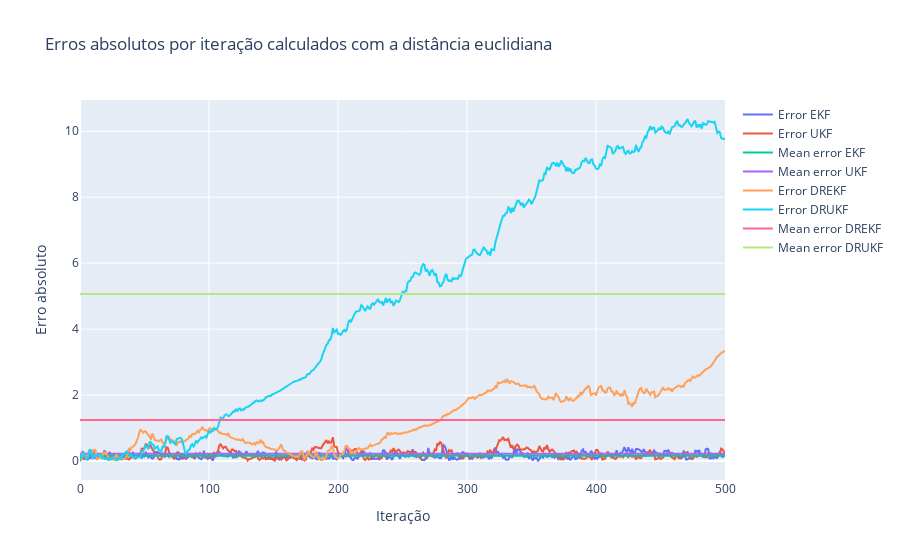

Notebook source saved alongside this figure:
### Code cell
xTrue = hxtrue_ekf[0, :]
yTrue = hxtrue_ekf[1, :]

xEstEkf = hxpred_ekf[0, :]
yEstEkf = hxpred_ekf[1, :]

xEstUkf = hxEst_ukf[0, :]
yEstUkf = hxEst_ukf[1, :]

xDREkf = hxdr_ekf[0, :]
yDREkf = hxdr_ekf[1, :]

xDRUkf = hxDR_ukf[0, :]
yDRUkf = hxDR_ukf[1, :]


#done

difx = xTrue - xEstEkf
dify = yTrue - yEstEkf
error_Ekf = np.sqrt(difx ** 2 + dify ** 2)
sqrt_error_Ekf = np.sqrt(error_Ekf)

difx = xTrue - xEstUkf
dify = yTrue - yEstUkf
error_Ukf = np.sqrt(difx ** 2 + dify ** 2)
sqrt_error_Ukf = np.sqrt(error_Ukf)

difx = xTrue - xDREkf
dify = yTrue - yDREkf
error_DREkf = np.sqrt(difx ** 2 + dify ** 2)
sqrt_error_DREkf = np.sqrt(error_DREkf)

difx = xTrue - xDRUkf
dify = yTrue - yDRUkf
error_DRUkf = np.sqrt(difx ** 2 + dify ** 2)
sqrt_error_DRUkf = np.sqrt(error_DRUkf)

mean_Ekf = np.mean(error_Ekf)
mean_Ukf = np.mean(error_Ukf)

mean_DREkf = np.mean(error_DREkf)
mean_DRUkf = np.mean(error_DRUkf)

print('Mean Error DREKF:', mean_DREkf)
print('Mean Error DRUKF:', mean_DRUkf)

print('Mean Error EKF:', mean_Ekf)
print('Mean Error UKF:', mean_Ukf)

x = np.arange(error_Ekf.shape[0])

fig = go.Figure()

fig.add_trace(go.Scatter(
    x=x, y=error_Ekf,
    name='Error EKF',
    mode='lines'
))

fig.add_trace(go.Scatter(
    x=x, y=error_Ukf,
    name='Error UKF',
    mode='lines'
))

fig.add_trace(go.Scatter(
    x=x, y=np.full(x.shape[0],mean_Ekf),
    name='Mean error EKF',
    mode='lines'
))

fig.add_trace(go.Scatter(
    x=x, y=np.full(x.shape[0],mean_Ukf),
    name='Mean error UKF',
    mode='lines'
))

fig.add_trace(go.Scatter(
    x=x, y=error_DREkf,
    name='Error DREKF',
    mode='lines'
))

fig.add_trace(go.Scatter(
    x=x, y=error_DRUkf,
    name='Error DRUKF',
    mode='lines'
))

fig.add_trace(go.Scatter(
    x=x, y=np.full(x.shape[0],mean_DREkf),
    name='Mean error DREKF',
    mode='lines'
))

fig.add_trace(go.Scatter(
    x=x, y=np.full(x.shape[0],mean_DRUkf),
    name='Mean error DRUKF',
    mode='lines'
))

fig.update_layout(
    title_text='Erros absolutos por iteração calculados com a distância euclidiana',
    xaxis_title='Iteração',
    yaxis_title='Erro absoluto',
)

fig.show()

### Figure 1 — Plotly figure (JSON) as saved in the notebook; plotly's stock layout.template omitted (floating-point values rounded to 4 significant figures; data arrays with more than 128 entries replaced by an {"elided": "..."} marker saying what was removed)
{"data": [{"mode": "lines", "name": "Error EKF", "type": "scatter", "x": {"elided": "501 int values"}, "y": {"elided": "501 float values"}}, {"mode": "lines", "name": "Error UKF", "type": "scatter", "x": {"elided": "501 int values"}, "y": {"elided": "501 float values"}}, {"mode": "lines", "name": "Mean error EKF", "type": "scatter", "x": {"elided": "501 int values"}, "y": {"elided": "501 float values"}}, {"mode": "lines", "name": "Mean error UKF", "type": "scatter", "x": {"elided": "501 int values"}, "y": {"elided": "501 float values"}}, {"mode": "lines", "name": "Error DREKF", "type": "scatter", "x": {"elided": "501 int values"}, "y": {"elided": "501 float values"}}, {"mode": "lines", "name": "Error DRUKF", "type": "scatter", "x": {"elided": "501 int values"}, "y": {"elided": "501 float values"}}, {"mode": "lines", "name": "Mean error DREKF", "type": "scatter", "x": {"elided": "501 int values"}, "y": {"elided": "501 float values"}}, {"mode": "lines", "name": "Mean error DRUKF", "type": "scatter", "x": {"elided": "501 int values"}, "y": {"elided": "501 float values"}}], "layout": {"title": {"text": "Erros absolutos por iteração calculados com a distância euclidiana"}, "xaxis": {"title": {"text": "Iteração"}}, "yaxis": {"title": {"text": "Erro absoluto"}}}}
